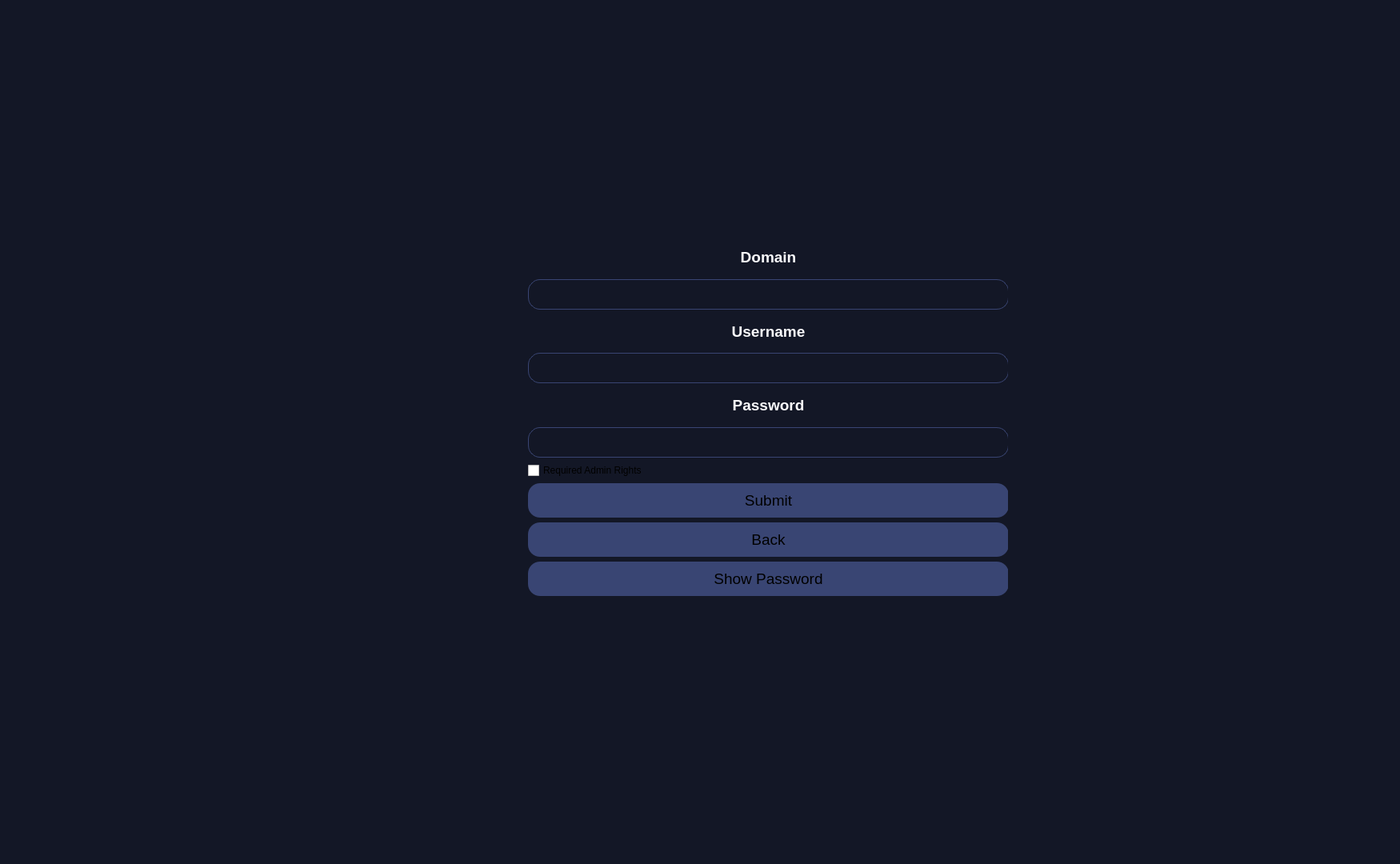
<?xml version="1.0" encoding="UTF-8"?>
<ui version="4.0">
 <class>MainWindow</class>
 <widget class="QMainWindow" name="MainWindow">
  <property name="geometry">
   <rect>
    <x>0</x>
    <y>0</y>
    <width>1750</width>
    <height>1080</height>
   </rect>
  </property>
  <property name="sizePolicy">
   <sizepolicy hsizetype="Fixed" vsizetype="Fixed">
    <horstretch>0</horstretch>
    <verstretch>0</verstretch>
   </sizepolicy>
  </property>
  <property name="windowTitle">
   <string>MainWindow</string>
  </property>
  <property name="styleSheet">
   <string notr="true">QWidget, QLabel[widgetStyleClass=&quot;keyFrame&quot;], QFrame[widgetStyleClass=&quot;keyFrame&quot;] {
    background-color: transparent;
    color: #fafafc;
    font-family: 'SF Pro';
    font-size: 14pt;
	text-align: left;
	font-weight: 1000;
}

QFrame[objectName^=&quot;passwordFrame&quot;], QFrame#passwordAddFrame {
    border: 4px solid #4a4c54;
    border-radius: 10px;
}

QFrame#keyFrame {
	border: none;
	border-radius: 15px;
}

QWidget#centralWidget {
	background-color: #131726;
}

QWidget[widgetStyleClass=&quot;toolBar&quot;] {
	background-color: #262f4d;
}


QPushButton#submitButton, QPushButton#backButton, QPushButton#showPasswordInEditButton {
	text-align: center;
	font-family: 'SF Pro';
    font-size: 14pt;
}

QPushButton {
    background-color: #394573;
    border: none;
	border-radius: 15px;
    padding: 10px 20px;
}

QPushButton:hover {
    background-color: #4a4c54;
}

QPushButton#addKeyButton {
	background-color: transparent;
	text-align: center;
}

QPushButton#addKeyButton:hover {
	background-color: #363636
}

QLineEdit {
    background-color: transparent;
    border: 1px solid #394573;
    border-radius: 15px;
    padding: 10px 5px;
	padding-left: 30px;
}

QLabel#saveKeyLabel {
    color: #FFFFFF;
    font-size: 16px;
    font-weight: bold;
    qproperty-alignment: 'AlignCenter';
}

QLabel#iconLabel {
    color: #FFFFFF;
    font-size: 24px;
    qproperty-alignment: 'AlignCenter';
}

QLabel {
    background-color: transparent;
    color: #fafafc;
    font-family: 'SF Pro';
    font-size: 14pt;
	text-align: left;
	font-weight: 500;
}

/* QScrollArea {
	border: none;
} */

QCheckBox {
    text-align: center;
}
</string>
  </property>
  <widget class="QWidget" name="centralWidget">
   <widget class="QStackedWidget" name="centralStackedWidget">
    <property name="geometry">
     <rect>
      <x>0</x>
      <y>0</y>
      <width>1920</width>
      <height>1080</height>
     </rect>
    </property>
    <property name="styleSheet">
     <string notr="true"/>
    </property>
    <property name="currentIndex">
     <number>1</number>
    </property>
    <widget class="QWidget" name="mainPageWidget">
     <widget class="QFrame" name="toolsBarFrame">
      <property name="geometry">
       <rect>
        <x>0</x>
        <y>0</y>
        <width>420</width>
        <height>1080</height>
       </rect>
      </property>
      <property name="frameShape">
       <enum>QFrame::Box</enum>
      </property>
      <property name="frameShadow">
       <enum>QFrame::Raised</enum>
      </property>
      <property name="widgetStyleClass" stdset="0">
       <string>toolBar</string>
      </property>
      <widget class="QLabel" name="toolsLabel">
       <property name="geometry">
        <rect>
         <x>0</x>
         <y>0</y>
         <width>421</width>
         <height>101</height>
        </rect>
       </property>
       <property name="sizePolicy">
        <sizepolicy hsizetype="Ignored" vsizetype="Fixed">
         <horstretch>0</horstretch>
         <verstretch>0</verstretch>
        </sizepolicy>
       </property>
       <property name="text">
        <string>TOOLS</string>
       </property>
       <property name="alignment">
        <set>Qt::AlignLeading|Qt::AlignLeft|Qt::AlignTop</set>
       </property>
       <property name="margin">
        <number>30</number>
       </property>
       <property name="widgetStyleClass" stdset="0">
        <string>toolBar</string>
       </property>
      </widget>
     </widget>
     <widget class="QWidget" name="verticalLayoutWidget">
      <property name="geometry">
       <rect>
        <x>0</x>
        <y>100</y>
        <width>421</width>
        <height>981</height>
       </rect>
      </property>
      <layout class="QVBoxLayout" name="toolsVerticalLayout">
       <property name="spacing">
        <number>0</number>
       </property>
       <property name="leftMargin">
        <number>30</number>
       </property>
       <property name="rightMargin">
        <number>30</number>
       </property>
       <property name="bottomMargin">
        <number>0</number>
       </property>
       <item>
        <widget class="QLineEdit" name="findKeyLineEdit">
         <property name="placeholderText">
          <string>FIND KEY</string>
         </property>
         <property name="clearButtonEnabled">
          <bool>false</bool>
         </property>
        </widget>
       </item>
       <item>
        <widget class="QLabel" name="responseLabel">
         <property name="sizePolicy">
          <sizepolicy hsizetype="Minimum" vsizetype="Fixed">
           <horstretch>0</horstretch>
           <verstretch>0</verstretch>
          </sizepolicy>
         </property>
         <property name="maximumSize">
          <size>
           <width>16777215</width>
           <height>16777215</height>
          </size>
         </property>
         <property name="text">
          <string/>
         </property>
        </widget>
       </item>
       <item>
        <widget class="QPushButton" name="getAllDataButton">
         <property name="sizePolicy">
          <sizepolicy hsizetype="Minimum" vsizetype="Fixed">
           <horstretch>0</horstretch>
           <verstretch>0</verstretch>
          </sizepolicy>
         </property>
         <property name="text">
          <string>GET ALL DATA</string>
         </property>
        </widget>
       </item>
       <item>
        <widget class="QPushButton" name="refreshMasterKeyButton">
         <property name="text">
          <string>REFRESH MASTER KEY</string>
         </property>
        </widget>
       </item>
       <item>
        <spacer name="verticalSpacer">
         <property name="orientation">
          <enum>Qt::Vertical</enum>
         </property>
         <property name="sizeType">
          <enum>QSizePolicy::Fixed</enum>
         </property>
         <property name="sizeHint" stdset="0">
          <size>
           <width>20</width>
           <height>450</height>
          </size>
         </property>
        </spacer>
       </item>
       <item>
        <widget class="QPushButton" name="exitButton">
         <property name="text">
          <string>EXIT</string>
         </property>
         <property name="icon">
          <iconset>
           <normaloff>C:/Users/Ilya/.designer/backup/OpenPane.png</normaloff>C:/Users/Ilya/.designer/backup/OpenPane.png</iconset>
         </property>
         <property name="iconSize">
          <size>
           <width>25</width>
           <height>25</height>
          </size>
         </property>
        </widget>
       </item>
      </layout>
     </widget>
     <widget class="QScrollArea" name="scrollArea">
      <property name="geometry">
       <rect>
        <x>419</x>
        <y>-1</y>
        <width>1501</width>
        <height>1081</height>
       </rect>
      </property>
      <property name="sizePolicy">
       <sizepolicy hsizetype="Expanding" vsizetype="Expanding">
        <horstretch>0</horstretch>
        <verstretch>0</verstretch>
       </sizepolicy>
      </property>
      <property name="frameShape">
       <enum>QFrame::NoFrame</enum>
      </property>
      <property name="frameShadow">
       <enum>QFrame::Plain</enum>
      </property>
      <property name="verticalScrollBarPolicy">
       <enum>Qt::ScrollBarAlwaysOn</enum>
      </property>
      <property name="horizontalScrollBarPolicy">
       <enum>Qt::ScrollBarAlwaysOn</enum>
      </property>
      <property name="sizeAdjustPolicy">
       <enum>QAbstractScrollArea::AdjustToContents</enum>
      </property>
      <property name="widgetResizable">
       <bool>true</bool>
      </property>
      <property name="alignment">
       <set>Qt::AlignCenter</set>
      </property>
      <widget class="QWidget" name="scrollAreaWidgetContents">
       <property name="geometry">
        <rect>
         <x>0</x>
         <y>0</y>
         <width>1480</width>
         <height>1060</height>
        </rect>
       </property>
       <widget class="QWidget" name="layoutWidget">
        <property name="geometry">
         <rect>
          <x>10</x>
          <y>10</y>
          <width>1481</width>
          <height>261</height>
         </rect>
        </property>
        <layout class="QGridLayout" name="passwordsGridLayout">
         <property name="sizeConstraint">
          <enum>QLayout::SetMinAndMaxSize</enum>
         </property>
         <property name="leftMargin">
          <number>0</number>
         </property>
         <property name="topMargin">
          <number>0</number>
         </property>
         <property name="rightMargin">
          <number>0</number>
         </property>
         <property name="bottomMargin">
          <number>0</number>
         </property>
         <property name="spacing">
          <number>6</number>
         </property>
         <item row="0" column="1">
          <widget class="QFrame" name="passwordAddFrame">
           <property name="enabled">
            <bool>true</bool>
           </property>
           <property name="sizePolicy">
            <sizepolicy hsizetype="Preferred" vsizetype="Preferred">
             <horstretch>0</horstretch>
             <verstretch>0</verstretch>
            </sizepolicy>
           </property>
           <property name="minimumSize">
            <size>
             <width>710</width>
             <height>240</height>
            </size>
           </property>
           <property name="maximumSize">
            <size>
             <width>710</width>
             <height>240</height>
            </size>
           </property>
           <property name="frameShape">
            <enum>QFrame::NoFrame</enum>
           </property>
           <property name="frameShadow">
            <enum>QFrame::Raised</enum>
           </property>
           <property name="widgetStyleClass" stdset="0">
            <string>passwordRectangle</string>
           </property>
           <widget class="QWidget" name="verticalLayoutWidget_2">
            <property name="geometry">
             <rect>
              <x>0</x>
              <y>-2</y>
              <width>711</width>
              <height>241</height>
             </rect>
            </property>
            <layout class="QVBoxLayout" name="passwordVerticalLayout">
             <property name="leftMargin">
              <number>50</number>
             </property>
             <property name="topMargin">
              <number>70</number>
             </property>
             <property name="rightMargin">
              <number>50</number>
             </property>
             <property name="bottomMargin">
              <number>70</number>
             </property>
             <item>
              <widget class="QLabel" name="saveNewKeyLabel">
               <property name="text">
                <string>SAVE NEW KEY</string>
               </property>
               <property name="alignment">
                <set>Qt::AlignCenter</set>
               </property>
              </widget>
             </item>
             <item>
              <widget class="QPushButton" name="addKeyButton">
               <property name="text">
                <string>+</string>
               </property>
              </widget>
             </item>
            </layout>
           </widget>
          </widget>
         </item>
        </layout>
       </widget>
      </widget>
     </widget>
    </widget>
    <widget class="QWidget" name="keyPageWidget">
     <widget class="QFrame" name="keyFrame">
      <property name="geometry">
       <rect>
        <x>660</x>
        <y>300</y>
        <width>600</width>
        <height>491</height>
       </rect>
      </property>
      <property name="frameShape">
       <enum>QFrame::StyledPanel</enum>
      </property>
      <property name="frameShadow">
       <enum>QFrame::Raised</enum>
      </property>
      <property name="widgetStyleClass" stdset="0">
       <string>toolBar</string>
      </property>
      <widget class="QWidget" name="verticalLayoutWidget_3">
       <property name="geometry">
        <rect>
         <x>0</x>
         <y>0</y>
         <width>601</width>
         <height>493</height>
        </rect>
       </property>
       <layout class="QVBoxLayout" name="keyActionVerticalLayout">
        <item>
         <widget class="QLabel" name="domainLabel">
          <property name="text">
           <string>Domain</string>
          </property>
          <property name="alignment">
           <set>Qt::AlignCenter</set>
          </property>
          <property name="widgetStyleClass" stdset="0">
           <string>keyFrame</string>
          </property>
         </widget>
        </item>
        <item>
         <widget class="QLineEdit" name="domainLineEdit"/>
        </item>
        <item>
         <widget class="QLabel" name="usernameLabel">
          <property name="text">
           <string>Username</string>
          </property>
          <property name="alignment">
           <set>Qt::AlignCenter</set>
          </property>
         </widget>
        </item>
        <item>
         <widget class="QLineEdit" name="usernameLineEdit"/>
        </item>
        <item>
         <widget class="QLabel" name="passwordLabel">
          <property name="text">
           <string>Password</string>
          </property>
          <property name="alignment">
           <set>Qt::AlignCenter</set>
          </property>
         </widget>
        </item>
        <item>
         <widget class="QLineEdit" name="passwordLineEdit"/>
        </item>
        <item>
         <widget class="QCheckBox" name="requiredAdminRightsCheckBox">
          <property name="text">
           <string>Required Admin Rights</string>
          </property>
         </widget>
        </item>
        <item>
         <widget class="QPushButton" name="submitButton">
          <property name="text">
           <string>Submit</string>
          </property>
         </widget>
        </item>
        <item>
         <widget class="QPushButton" name="backButton">
          <property name="text">
           <string>Back</string>
          </property>
         </widget>
        </item>
        <item>
         <widget class="QPushButton" name="showPasswordInEditButton">
          <property name="text">
           <string>Show Password</string>
          </property>
         </widget>
        </item>
        <item>
         <widget class="QLabel" name="errorLabel">
          <property name="text">
           <string/>
          </property>
         </widget>
        </item>
       </layout>
      </widget>
     </widget>
    </widget>
   </widget>
  </widget>
 </widget>
 <resources/>
 <connections/>
</ui>
